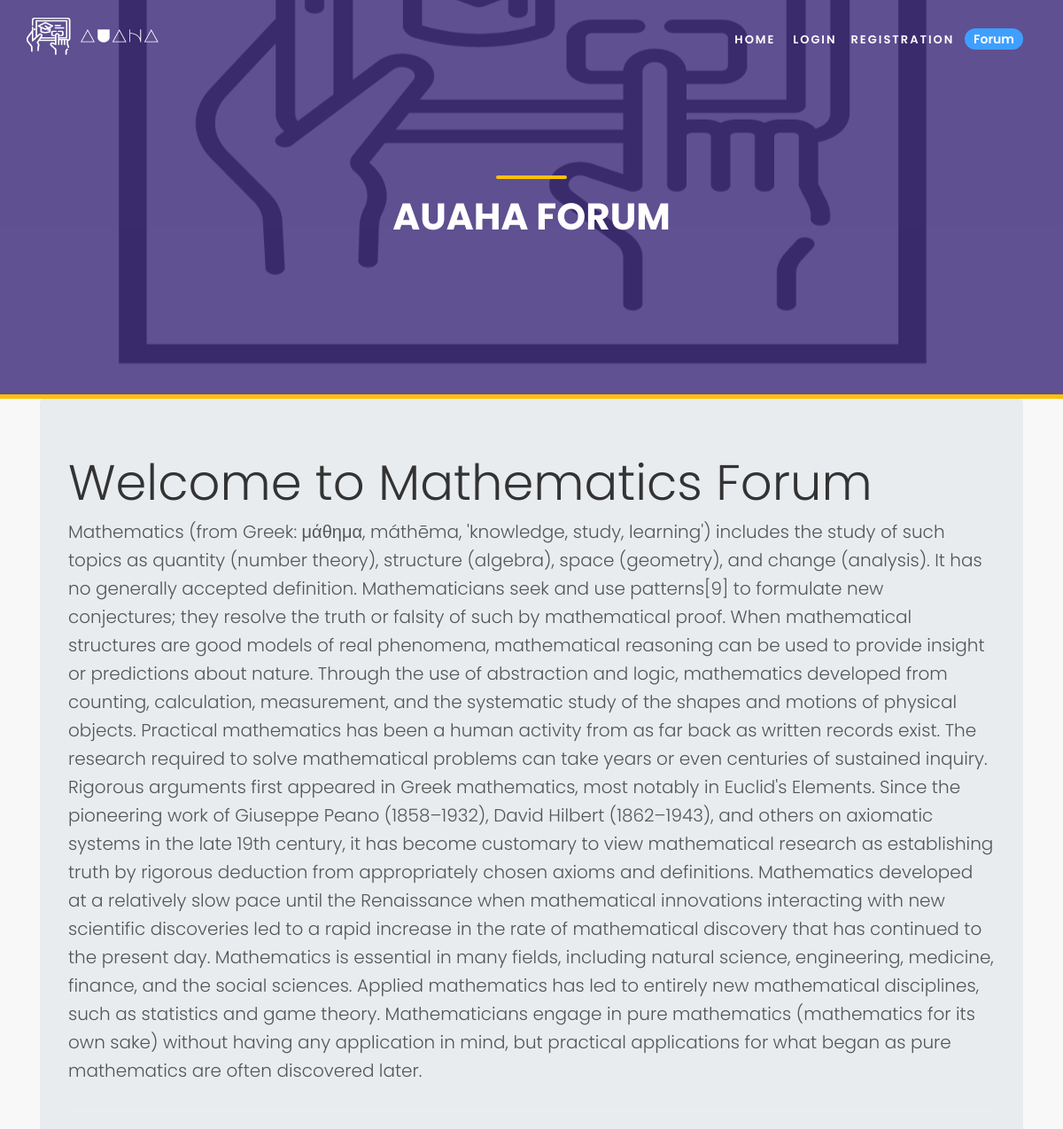
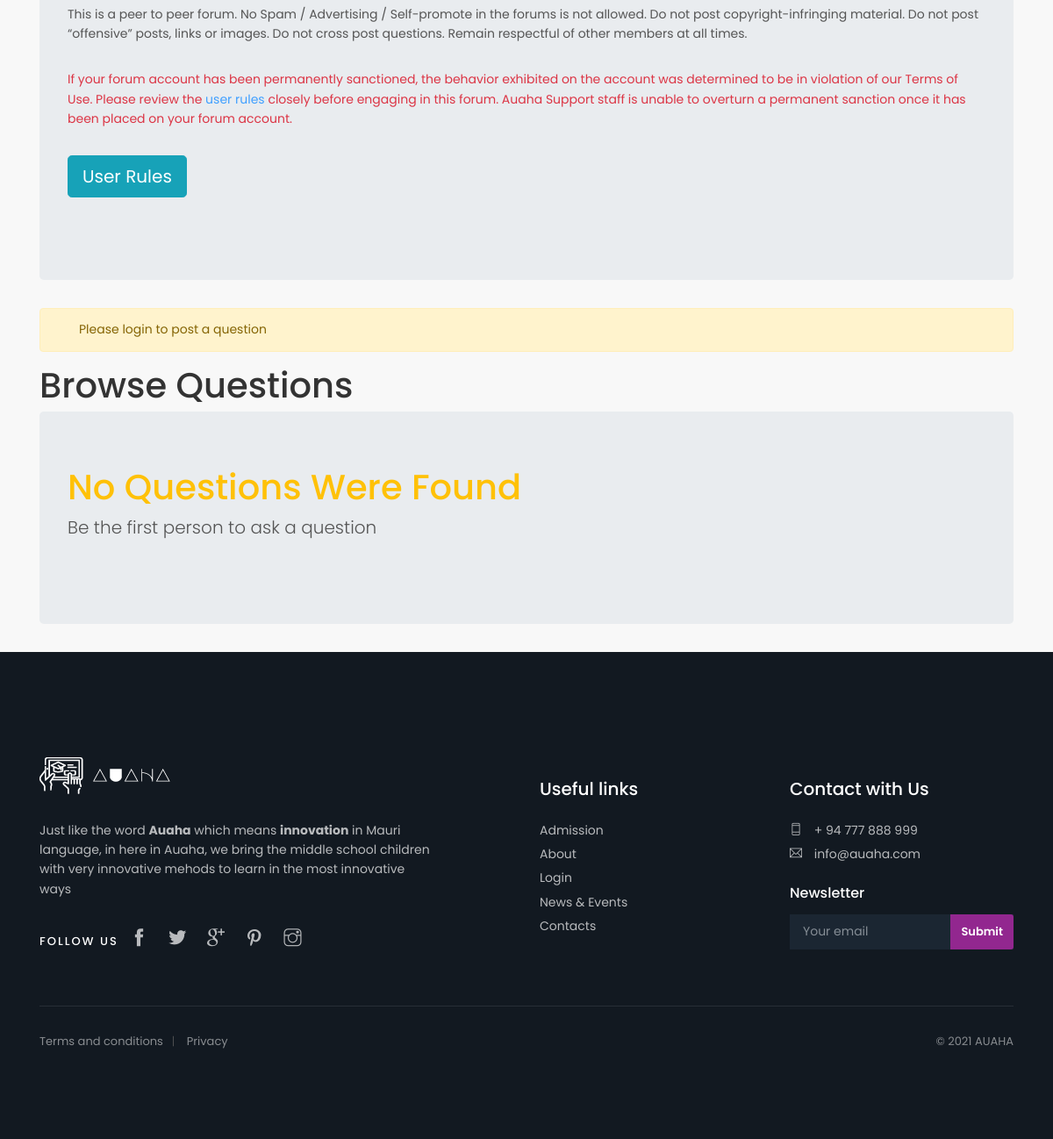
The app's page /forum/threadlist.php?category_id=2 with its own data (2 pictures, top to bottom).
### tables this page shows
CREATE TABLE `categories` (
  `category_id` int(11) NOT NULL,
  `category_name` varchar(255) NOT NULL,
  `category_description` mediumtext NOT NULL,
  `timestamp` datetime NOT NULL DEFAULT current_timestamp()
);

### forum/threadlist.php (the view, shortened to what this page needs)
<!doctype html>
<html lang="en">
<head>
    <link href="../assets/css/bootstrap.min.css" rel="stylesheet">
    <link href="../assets/css/style.css" rel="stylesheet">
    <link href="../assets/css/vendors.css" rel="stylesheet">
    <link href="../assets/css/icon_fonts/css/all_icons.min.css" rel="stylesheet">
    <link href="../assets/css/custom.css" rel="stylesheet">
</head>
<body>
    <?php include 'partials/dbconnect.php';?>
    <?php include 'partials/header.php';?>
    <?php
    $id = $_GET['category_id'];
    $sql = "SELECT * FROM `categories` WHERE category_id = $id";
    $result = mysqli_query($conn,$sql);
    while($row = mysqli_fetch_assoc($result)){
        $cat = $row['category_name'];
        $desc = $row['category_description'];
    }
    ?>
    <section id="hero_in" class="general">
        <div class="wrapper">
            <div class="container">
                <h1 class="fadeInUp"><span></span>Auaha Forum </h1>
            </div>
        </div>
    </section>
    <div class="container" id="ques">
        <div class="jumbotron">
            <h1 class="display-4 ">Welcome to <?php echo $cat;?> Forum</h1>
            <p class="lead"> <?php echo $desc;?></p>
            <hr class="my-4">
            <p>This is a peer to peer forum. No Spam / Advertising / Self-promote in the forums is not allowed. Do not
                post copyright-infringing material. Do not post “offensive” posts, links or images. Do not cross post
                questions. Remain respectful of other members at all times.</p>
            <p class="text-danger">If your forum account has been permanently sanctioned, the behavior exhibited on the
                account was determined to be in violation of our Terms of Use. Please review the <a
                    href="userrules.php">user rules</a> closely
                before engaging in this forum. Auaha Support staff is unable to overturn a permanent sanction once it
                has been placed on your forum account. </p>
            <p class="lead"><a class="btn btn-info btn-lg" href="userrules.php" role="button">User Rules</a></p>
        </div>
    </div>
    <?php
    if(isset($_SESSION['loggedin']) && $_SESSION['loggedin']==true){
    echo '
    <div class="container">
        <h1>Ask a Question</h1>
        <form class="my-4" action="' . $_SERVER["REQUEST_URI"] . '" method="post">
    <div class="mb-3">
        <label for="title" class="form-label">Problem Title</label>
        <input type="text" class="form-control" id="title" name="title" aria-describedby="emailHelp"
            placeholder="Keep your title as short as possible" required>
    </div>
    <div class="form-group">
        <label for="exampleFormControlTextarea1">Elaborate Your Problem</label>
        <textarea class="form-control" id="desc" name="desc" rows="8" required></textarea>
    </div>
    <input type="hidden" name="sno" id="sno" value="' . $_SESSION["sno"]. '">
    <button type="submit" class="btn btn-primary">Submit</button>
    </form>
    </div>';
    }
    else{
    echo '
    <div class="container">
        <div class="alert alert-warning d-flex align-items-center" role="alert">
            <svg class="bi flex-shrink-0 me-2" width="24" height="24" role="img" aria-label="Warning:">
                <use xlink:href="#exclamation-triangle-fill" />
            </svg>
            <div>
                Please login to post a question
            </div>
        </div>
    </div>';
    }
    ?>
    <div class="container" id="ques">
        <h1>Browse Questions</h1>
        <?php
        $noResult = true;
        if ($noResult){
            echo         '<div class="jumbotron">
            <h1 class="display-6 text-warning">No Questions Were Found</h1>
            <p class="lead">Be the first person to ask a question</p>
        </div>';
        }
        ?>
    </div>
    <?php include 'partials/footer.php'?>
</body>
</html>

### records on screen
categories: category_name "Mathematics", category_description "Mathematics (from Greek: μάθημα, máthēma, 'knowledge, study, learning') includes the study of such topics as quantity (number theory), structure (algebra), space (geometry), and change (analysis). It has no generally accepted definition. Mathematicians seek and use patterns[9] to formulate new conjectures; they resolve the truth or falsity of such by mathematical proof. When mathematical structures are good models of real phenomena, mathematical reasoning can be used to provide insight or predictions about nature. Through the use of abstraction and logic, mathematics developed from counting, calculation, measurement, and the systematic study of the shapes and motions of physical objects.…"
